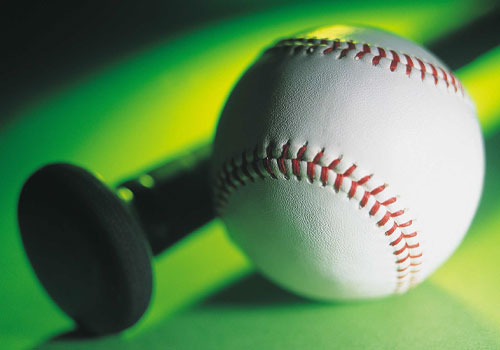
#> input picture src/Clustering/3/4.jpg, 500 x 350 px, found by its file name
$ python try2.py
#> lines starting #> are read from the running program, lines starting #| are printed output that depends on the picture
import numpy as np
import cv2

img = cv2.imread('4.jpg')
#> img is the input picture: shape (350, 500, 3); mean B, G, R 85.9, 133.2, 95.7
Z = img.reshape((-1,3))

# convert to np.float32
Z = np.float32(Z)

# define criteria, number of clusters(K) and apply kmeans()
criteria = (cv2.TERM_CRITERIA_EPS + cv2.TERM_CRITERIA_MAX_ITER, 10, 1.0)
K = 3
ret,label,center=cv2.kmeans(Z,K,None,criteria,10,cv2.KMEANS_RANDOM_CENTERS)
#> ret = 512853220.9; center = [[76.87, 180.1, 132.3], [219, 222, 220.6], [43.24, 73.46, 28.92]]

# Now convert back into uint8, and make original image
center = np.uint8(center)
#> center = [[76, 180, 132], [219, 221, 220], [43, 73, 28]]
res = center[label.flatten()]
res2 = res.reshape((img.shape))
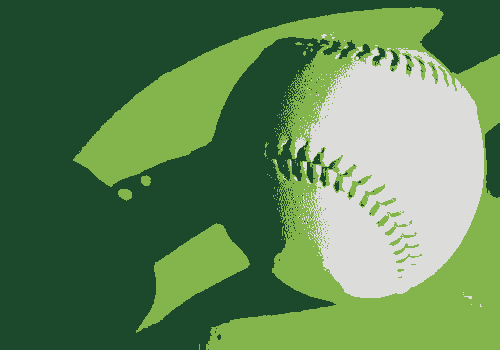
#> res2: shape (350, 500, 3); mean B, G, R 85.5, 132.8, 95

cv2.imshow('res2',res2)
cv2.waitKey(0)
cv2.destroyAllWindows()

$ run again, with src/Clustering/3/10119737_312c113ac9.jpg copied over src/Clustering/3/4.jpg
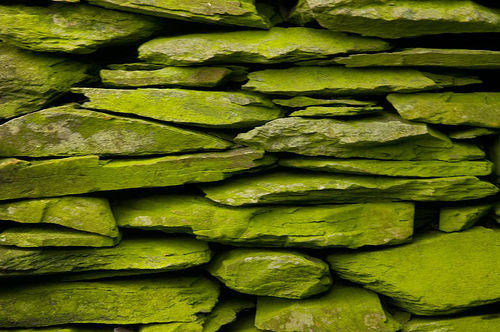
#> input picture src/Clustering/3/10119737_312c113ac9.jpg, 500 x 332 px, found by its file name
#> img is the input picture: shape (332, 500, 3); mean B, G, R 17, 96.3, 88.6
#> `ret,label,center=cv2.kmeans(Z,K,None,criteria,10,cv2.KMEANS_RANDOM_CEN..`: ret = 194658113.9; center = [[34.9, 155.7, 149.1], [10.75, 101, 91.07], [4.11, 27.49, 21.13]]
#> `center = np.uint8(center)`: center = [[34, 155, 149], [10, 101, 91], [4, 27, 21]]
#> `res2 = res.reshape((img.shape))`:
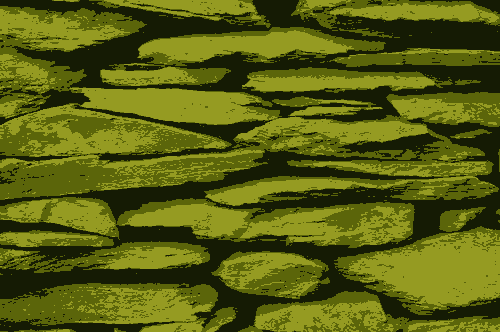
#> res2: shape (332, 500, 3); mean B, G, R 16.4, 95.8, 88.5
